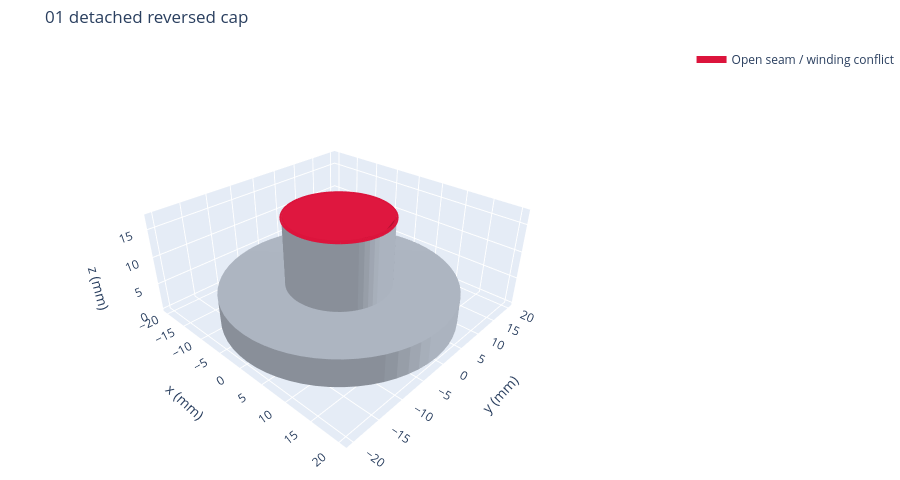

Notebook source saved alongside this figure:
### Markdown cell above
## P1 — detached, reversed cap

The disk is present but separated by **0.0591 mm**. The cap is highlighted using the fault-injection record. The actual small gap is not visually exaggerated. Shared-edge winding conflicts only become detectable after the disconnected disk is reattached.

### Code cell
show_case("01_detached_reversed_cap").show(renderer="plotly_mimetype")

### Figure 1 — Plotly figure (JSON) as saved in the notebook; plotly's stock layout.template omitted (floating-point values rounded to 4 significant figures; data arrays with more than 128 entries replaced by an {"elided": "..."} marker saying what was removed)
{"data": [{"facecolor": {"elided": "508 str values"}, "flatshading": true, "hoverinfo": "name", "i": {"elided": "508 int values"}, "j": {"elided": "508 int values"}, "k": {"elided": "508 int values"}, "name": "01_detached_reversed_cap", "showscale": false, "type": "mesh3d", "x": {"elided": "320 float values"}, "y": {"elided": "320 float values"}, "z": {"elided": "320 float values"}}, {"hoverinfo": "name", "line": {"color": "#DC143C", "width": 7}, "mode": "lines", "name": "Open seam / winding conflict", "type": "scatter3d", "x": {"elided": "384 float values"}, "y": {"elided": "384 float values"}, "z": {"elided": "384 float values"}}], "layout": {"height": 480, "margin": {"b": 0, "l": 0, "r": 0, "t": 45}, "scene": {"aspectmode": "data", "camera": {"eye": {"x": 1.6, "y": -1.7, "z": 1.35}}, "xaxis": {"title": {"text": "x (mm)"}}, "yaxis": {"title": {"text": "y (mm)"}}, "zaxis": {"title": {"text": "z (mm)"}}}, "showlegend": true, "title": {"text": "01 detached reversed cap"}}}
